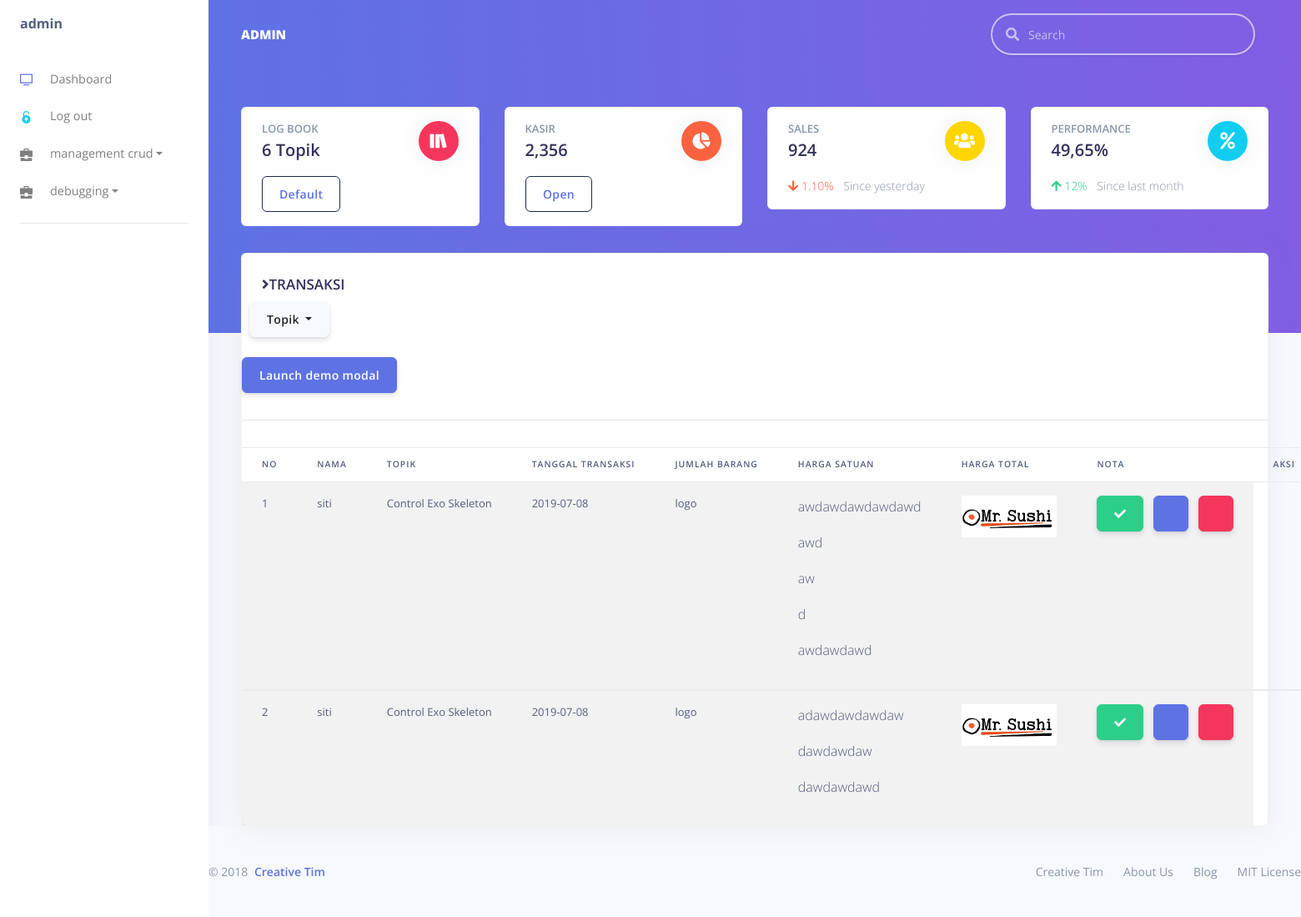
Page /pages/admin/?p=ces (signed in) on the committed database.
### tables this page shows
CREATE TABLE `konten` (
  `id` int(11) NOT NULL,
  `id_user` varchar(30) NOT NULL,
  `nama` varchar(100) NOT NULL,
  `topik` varchar(100) NOT NULL,
  `tanggal` date NOT NULL,
  `gambar` blob NOT NULL,
  `keterangan` varchar(100) NOT NULL,
  `deskripsi` varchar(255) NOT NULL,
  `nama_univ` varchar(50) NOT NULL,
  `periode` varchar(50) NOT NULL,
  `nama_jurusan` varchar(50) NOT NULL,
  `tanggal_periode` date NOT NULL,
  `username` varchar(50) NOT NULL
);

### pages/admin/pages/ces.php (the view, shortened to what this page needs)
<section id="main-content">
      <section class="wrapper">
        <h3><i class="fa fa-angle-right"></i>TRANSAKSI</h3>
        <div class="row">
          <button class="btn btn-secondary dropdown-toggle" type="button" id="dropdownMenuButton" data-toggle="dropdown" aria-haspopup="true" aria-expanded="false">
    Topik
  </button>
</div>
        </div>
        <div class="row mt">
          <div class="col-md-12">
            <div class="content-panel">
              <table class="table table-striped table-advance table-hover">
                <form action="cetakmorfologi.php" method="post">
<button type="button" class="btn btn-primary" data-toggle="modal" data-target="#exampleModal">
  Launch demo modal
</button>
                <hr>
                <thead>
                  <tr>
                    <th>no</th>
                    <th>nama</th>
                    <th>topik</th>
                    <th>tanggal transaksi</th>
                    <th>jumlah barang</th>
                    <th>harga satuan</th>
                    <th>harga total</th>
                    <th>nota</th>
                    <th>aksi</th>
                  </tr>
                </thead>
                <?php
                include '../../config/koneksi.php';
            $no = 0;
            $data=$koneksi->query("SELECT * FROM konten where topik='Control Exo Skeleton'");
            while($m=mysqli_fetch_array($data)){
            $no++;
          ?>
                <tbody>
                  <tr>
                    <td scope="row"><?php echo $no;?></a>
                    </td>
                    <td><?php echo $m['nama']; ?></td>
                    <td><?php echo $m['topik']; ?></td>
                    <td><?php echo $m['tanggal']; ?></td>
                    <td><?php echo $m['keterangan'];?></td>
                    <td><?php echo $m['deskripsi'];?></td>
                    <td><img src="../../function/user/images/<?php echo $m['gambar'];?>" height="50"></td>
                    <td>
                      <button class="btn btn-success btn-xs"><i class="fa fa-check"></i></button>
                      <button class="btn btn-primary btn-xs"><i class="fa fa-pencil"></i></button>
                      <button class="btn btn-danger btn-xs"><i class="fa fa-trash-o "></i></button>
                    </td>
                  </tr>
                 <?php
        }
                 ?>
                </tbody>
              </table>
            </div>
          </div>
        </div>

### pages/admin/index.php (shortened to what this page needs)
<!DOCTYPE html>
<html lang="en">
<head>
  <link rel="stylesheet" href="../../plugin/jquery-ui/jquery-ui.min.css" />
  <link href="../../assets/js/plugins/nucleo/css/nucleo.css" rel="stylesheet" />
  <link href="../../assets/js/plugins/@fortawesome/fontawesome-free/css/all.min.css" rel="stylesheet" />
  <link href="../../assets/css/argon-dashboard.css?v=1.1.0" rel="stylesheet" />
</head>
<body class="">
  <nav class="navbar navbar-vertical fixed-left navbar-expand-md navbar-light bg-white" id="sidenav-main">
    <div class="container-fluid">
      <b><?php echo $_SESSION['username']; ?></b>
      <div class="collapse navbar-collapse" id="sidenav-collapse-main">
        <ul class="navbar-nav">
          <li class="nav-item  class=" active" ">
          <a class=" nav-link " href=" ../index.html"> <i class="ni ni-tv-2 text-primary"></i> Dashboard
            </a>
          </li>
          <li class="nav-item">
            <a class="nav-link" href="../../function/logout.php">
              <i class="ni ni-lock-circle-open text-info"></i> Log out
            </a>
          </li>
          <li class="nav-item dropdown">
    <a class="nav-link dropdown-toggle" data-toggle="dropdown" href="#" role="button" aria-haspopup="true" aria-expanded="false"><i class="ni ni-briefcase-24"></i>management crud</a>
  </li>
  <li class="nav-item dropdown">
    <a class="nav-link dropdown-toggle" data-toggle="dropdown" href="#" role="button" aria-haspopup="true" aria-expanded="false"><i class="ni ni-briefcase-24"></i>debugging</a>
  </li>
        </ul>
        <hr class="my-3">
      </div>
    </div>
  </nav>
  <div class="main-content">
    <nav class="navbar navbar-top navbar-expand-md navbar-dark" id="navbar-main">
      <div class="container-fluid">
        <a class="h4 mb-0 text-white text-uppercase d-none d-lg-inline-block" href="../index.html"><b><?php echo $_SESSION['username']; ?></b></a>
        <form class="navbar-search navbar-search-dark form-inline mr-3 d-none d-md-flex ml-lg-auto">
          <div class="form-group mb-0">
            <div class="input-group input-group-alternative">
              <div class="input-group-prepend">
                <span class="input-group-text"><i class="fas fa-search"></i></span>
              </div>
              <input class="form-control" placeholder="Search" type="text">
            </div>
          </div>
        </form>
      </div>
    </nav>
    <div class="header bg-gradient-primary pb-8 pt-5 pt-md-8">
      <div class="container-fluid">
        <div class="header-body">
          <div class="row">
            <div class="col-xl-3 col-lg-6">
              <div class="card card-stats mb-4 mb-xl-0">
                <div class="card-body">
                  <div class="row">
                    <div class="col">
                      <h5 class="card-title text-uppercase text-muted mb-0">Log Book</h5>
                      <span class="h2 font-weight-bold mb-0">6 Topik</span>
                    </div>
                    <div class="col-auto">
                      <div class="icon icon-shape bg-danger text-white rounded-circle shadow">
                        <i class="ni ni-books"></i>
                      </div>
                    </div>
                  </div>
                  <p class="mt-3 mb-0 text-muted text-sm">
                    <button type="button" class="btn btn-outline-default"><a href="?p=home">Default</a></button>
                  </p>
                </div>
              </div>
            </div>
            <div class="col-xl-3 col-lg-6">
              <div class="card card-stats mb-4 mb-xl-0">
                <div class="card-body">
                  <div class="row">
                    <div class="col">
                      <h5 class="card-title text-uppercase text-muted mb-0">Kasir</h5>
                      <span class="h2 font-weight-bold mb-0">2,356</span>
                    </div>
                    <div class="col-auto">
                      <div class="icon icon-shape bg-warning text-white rounded-circle shadow">
                        <i class="fas fa-chart-pie"></i>
                      </div>
                    </div>
                  </div>
                  <p class="mt-3 mb-0 text-muted text-sm">
                  <button type="button" class="btn btn-outline-default"><a href="?p=kasir">Open</a></button>
                  </p>
                </div>
              </div>
            </div>
            <div class="col-xl-3 col-lg-6">
              <div class="card card-stats mb-4 mb-xl-0">
                <div class="card-body">
                  <div class="row">
                    <div class="col">
                      <h5 class="card-title text-uppercase text-muted mb-0">Sales</h5>
                      <span class="h2 font-weight-bold mb-0">924</span>
                    </div>
                    <div class="col-auto">
                      <div class="icon icon-shape bg-yellow text-white rounded-circle shadow">
                        <i class="fas fa-users"></i>
                      </div>
                    </div>
                  </div>
                  <p class="mt-3 mb-0 text-muted text-sm">
                    <span class="text-warning mr-2"><i class="fas fa-arrow-down"></i> 1.10%</span>
                    <span class="text-nowrap">Since yesterday</span>
                  </p>
                </div>
              </div>
            </div>
            <div class="col-xl-3 col-lg-6">
              <div class="card card-stats mb-4 mb-xl-0">
                <div class="card-body">
                  <div class="row">
                    <div class="col">
                      <h5 class="card-title text-uppercase text-muted mb-0">Performance</h5>
                      <span class="h2 font-weight-bold mb-0">49,65%</span>
                    </div>
                    <div class="col-auto">
                      <div class="icon icon-shape bg-info text-white rounded-circle shadow">
                        <i class="fas fa-percent"></i>
                      </div>
                    </div>
                  </div>
                  <p class="mt-3 mb-0 text-muted text-sm">
                    <span class="text-success mr-2"><i class="fas fa-arrow-up"></i> 12%</span>
                    <span class="text-nowrap">Since last month</span>
                  </p>
                </div>
              </div>
            </div>
          </div>
        </div>
      </div>
    </div>
    <div class="container-fluid mt--7">
      <div class="row">
        <div class="col">
          <div class="card shadow">
            <div class="card-body">
            <?php
				if(isset($_GET["p"])) {
					include "pages/" . $_GET["p"] . ".php";
				}else{
					include "pages/blank.php";
				}
			?>
            </div>
          </div>
        </div>
      </div>
      <footer class="footer">
        <div class="row align-items-center justify-content-xl-between">
          <div class="col-xl-6">
            <div class="copyright text-center text-xl-left text-muted">
              &copy; 2018 <a href="https://www.creative-tim.com" class="font-weight-bold ml-1" target="_blank">Creative Tim</a>
            </div>
          </div>
          <div class="col-xl-6">
            <ul class="nav nav-footer justify-content-center justify-content-xl-end">
              <li class="nav-item">
                <a href="https://www.creative-tim.com" class="nav-link" target="_blank">Creative Tim</a>
              </li>
              <li class="nav-item">
                <a href="https://www.creative-tim.com/presentation" class="nav-link" target="_blank">About Us</a>
              </li>
              <li class="nav-item">
                <a href="http://blog.creative-tim.com" class="nav-link" target="_blank">Blog</a>
              </li>
              <li class="nav-item">
                <a href="https://github.com/creativetimofficial/argon-dashboard/blob/master/LICENSE.md" class="nav-link" target="_blank">MIT License</a>
              </li>
            </ul>
          </div>
        </div>
      </footer>
    </div>
</body>
</html>

### rows in the picture
konten: nama "siti", topik "Control Exo Skeleton", tanggal "2019-07-08", keterangan "logo", deskripsi "awdawdawdawdawd awd aw d awdawdawd", gambar (picture)
konten: nama "siti", topik "Control Exo Skeleton", tanggal "2019-07-08", keterangan "logo", deskripsi "adawdawdawdaw dawdawdaw dawdawdawd", gambar (picture)

### other values in the picture
$_SESSION['username'] "admin"
$_SESSION['username'] "ADMIN"
